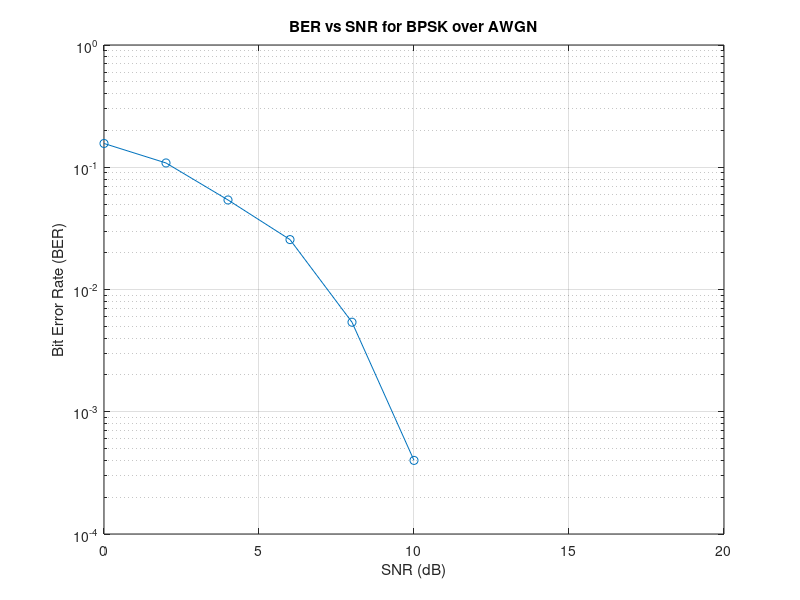

This chart was generated by the following MATLAB code:
clc;
clear;
close all;

% Parameters
N = 1e4; % number of bits
SNR_dB = 0:2:20; % range of SNR
BER = zeros(size(SNR_dB));

% Generate random data
data = randi([0 1], 1, N);

% BPSK Modulation
tx_signal = 2*data - 1;

for i = 1:length(SNR_dB)
    
    % Add AWGN noise
    rx_signal = awgn(tx_signal, SNR_dB(i), 'measured');
    
    % Demodulation
    rx_data = rx_signal > 0;
    
    % BER calculation
    BER(i) = sum(data ~= rx_data)/N;
end

% Plot BER vs SNR
figure;
semilogy(SNR_dB, BER, '-o');
grid on;
xlabel('SNR (dB)');
ylabel('Bit Error Rate (BER)');
title('BER vs SNR for BPSK over AWGN');
